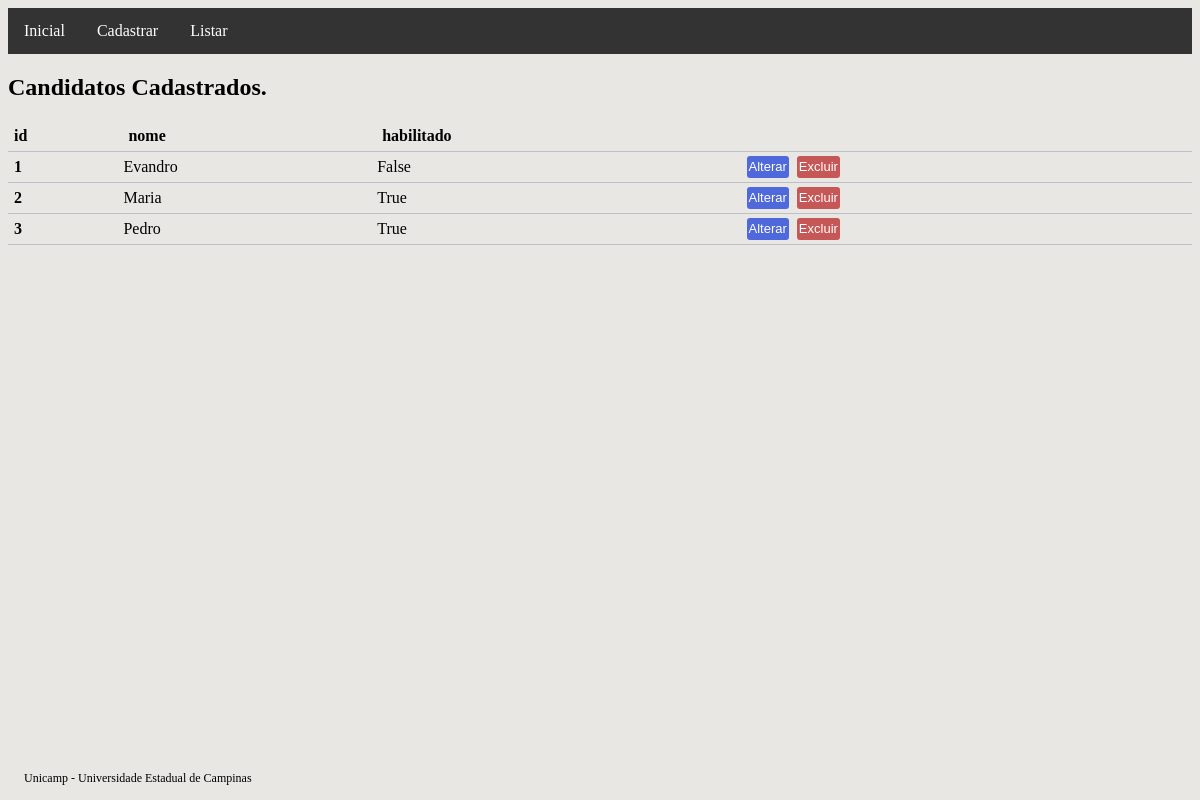
The page /candidato-list on the database its author committed.
### main/models.py (models this page shows, shortened)
class Candidato(models.Model):
    nome = models.CharField(max_length=100, db_index=True, null=False, blank=False)
    habilitado = models.BooleanField(null=True)

### main/views.py (the view)
# urls.py: path('candidato-list', CandidatoListView.as_view(
class CandidatoListView(ListView):
    model = Candidato

### main/templates/candidato_list.html (shortened to what this page needs)
{% extends "base.html" %}
{% block conteudo %}
{% if candidato_list %}
<h2>Candidatos Cadastrados.</h2>
<table class="tabela">
    <thead>
        <tr>
            <th>id</th>
            <th>nome</th>
            <th>habilitado</th>
        </tr>
    </thead>
    <tbody>
        {% for n in candidato_list %}
        <tr>
            <th scope="row">{{ n.pk }}</th>
            <td>{{ n.nome }}</td>
            <td>{{ n.habilitado }}</td>
            <td>
                <a href="{% url 'candidato_update' pk=n.pk %}"><button class="botao_confirmar">Alterar</button></a>
                <a href="{% url 'candidato_delete' pk=n.pk %}"><button class="botao_aviso">Excluir</button></a>
            </td>
        </tr>
        {% endfor %}
    </tbody>
</table>
{% else %}
<h2>Não há candidatos cadastrados.</h2>
{% endif %}
{% endblock conteudo %}

### static/css/main.css (style rules this page uses)
body { background-color: rgb(233, 231, 228); }
.botao_confirmar { border-style: none; border-radius: 3px; color: #ffffff; background-color: #4f69dd; text-align: center; text-decoration: none; font-family: sans-serif; font-size: 13px; margin: 2px 2px; padding: 2px; height: 22px; width: auto; }
.botao_aviso { border: none; border-radius: 3px; color: #ffffff; background-color: #c55757; text-align: center; text-decoration: none; font-family: sans-serif; font-size: 13px; margin: 2px 2px; padding: 2px; height: 22px; width: auto; }
.tabela { border-collapse: collapse; width: 100%; }
.tabela th, tr { padding: 6px; text-align: left; border-bottom: 1px solid #bebec9; }

### rows shown on the page
Candidato: pk "1", nome "Evandro", habilitado "False"
Candidato: pk "2", nome "Maria", habilitado "True"
Candidato: pk "3", nome "Pedro", habilitado "True"
